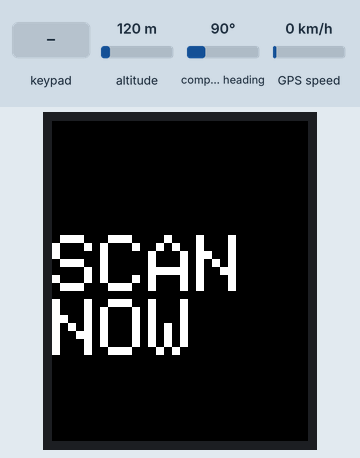
A sketch run on a simulated ESP32. Shown: 128×160 colour display. The test bench sets the inputs (shaded band); at power-on: altitude 120 m, compass heading 90°, GPS speed 0 km/h. The GPS gets a fix after 3 s at 37.7749, -122.4194 with 8 satellites; what the sketch prints to the serial monitor is not drawn.

Above: at 1.4 s.
1.5 s: keypad keys 2 7 1 4 2 1 3 3 # pressed 0.4 s apart
At 5.0 s:
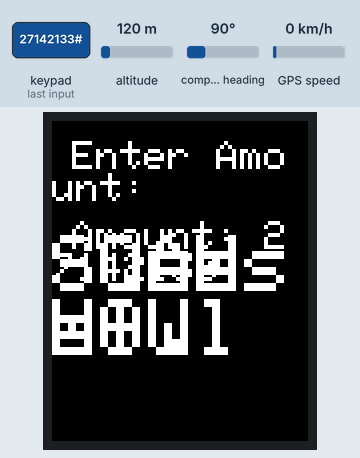
6.6 s: key '*' pressed
At 7.8 s:
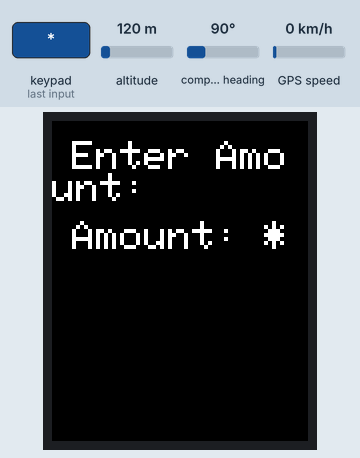
8.1 s: key '#' pressed
At 8.8 s:
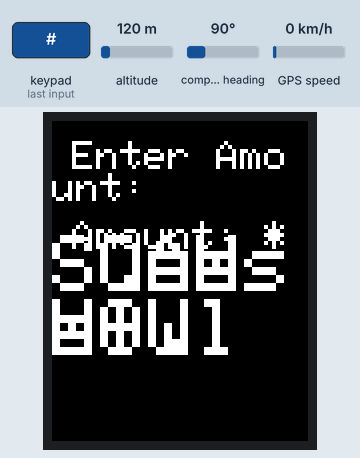
9.6 s: keypad keys 2 7 1 4 2 1 3 3 * pressed 0.4 s apart
At 14.0 s:
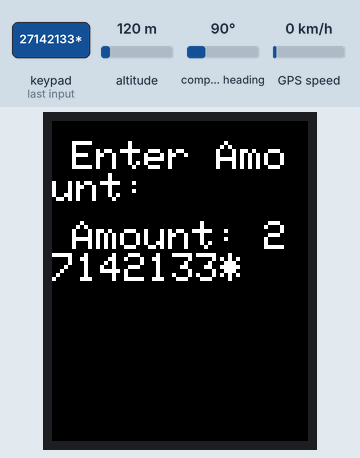
14.7 s: key 'A' pressed
At 15.3 s:
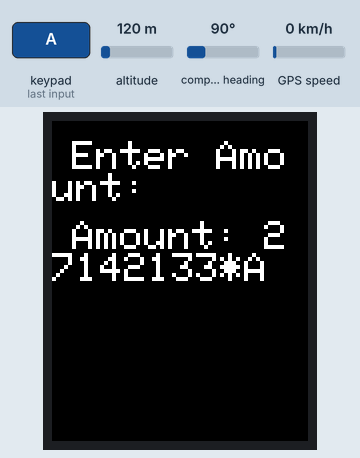
16.2 s: keypad keys 2 7 1 4 2 1 3 3 A pressed 0.4 s apart
At 20.3 s:
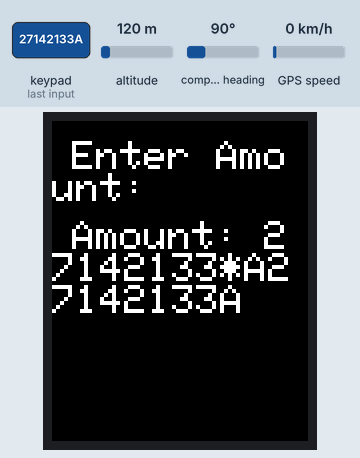
Timing chart, 0 to 21.8 s (numbered marks = the images above; inputs shaded):
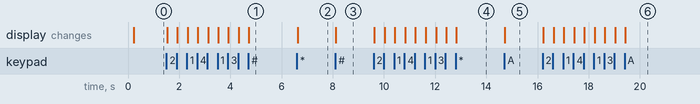

Measured:
- after the input at 1.5 s, the display: first changes at once (image 1 shows a later state)
- after the input at 6.6 s, the display: changes at once (image 2)
- after the input at 8.1 s, the display: first changes at once (image 3 shows a later state)
- after the input at 9.6 s, the display: first changes at once (image 4 shows a later state)
- after the input at 14.7 s, the display: changes at once (image 5)
- after the input at 16.2 s, the display: first changes at once (image 6 shows a later state)

The sketch:

test_file.ino
```cpp
#include <TinyGPS++.h> //https://github.com/mikalhart/TinyGPSPlus
#include <SoftwareSerial.h>
#include <Adafruit_GFX.h>    // Core graphics library
#include <Adafruit_ST7735.h> // Hardware-specific library for ST7735
#include <SPI.h>
#include <MFRC522.h>
#include <Keypad.h>

//Pin for ESP32
  #define TFT_CS         2  //case select connect to pin 5
  #define TFT_RST        15 //reset connect to pin 15
  #define TFT_DC         32 //AO connect to pin 32  (not sure that this is really used)  try pin 25
  #define TFT_MOSI       13 //Data = SDA connect to pin 23
  #define TFT_SCLK       12 //Clock = SCK connect to pin 18

#define SS_PIN 5
#define RST_PIN 0


//#define BL_PIN 3 5  // Backlight pin, adjust this according to your wiring

unsigned long lastActivityTime = 0;
bool screenActive = true;
#define SCREEN_TIMEOUT 300000 // 5 minutes in milliseconds

// Define the keypad matrix
const byte ROW_NUM    = 4; // four rows
const byte COLUMN_NUM = 4; // four columns

// Define the key mapping
char keys[ROW_NUM][COLUMN_NUM] = {
  {'1','4','7','*'},
  {'2','5','8','0'},
  {'3','6','9','#'},
  {'A','B','C','D'}
};

// Connect keypad ROW0, ROW1, ROW2 and ROW3 to these Arduino pins.
byte pin_rows[ROW_NUM] = {27, 14, 21, 33};

// Connect keypad COL0, COL1, COL2 and COL3 to these Arduino pins.
byte pin_column[COLUMN_NUM] = {2,4};

// Create the Keypad
Keypad keypad = Keypad(makeKeymap(keys), pin_rows, pin_column, ROW_NUM, COLUMN_NUM);


MFRC522 mfrc522(SS_PIN, RST_PIN); // Create MFRC522 instance.

int first = 0;
int counter = 0;
String uID;

// For ST7735-based displays, we will use this call
Adafruit_ST7735 tft = Adafruit_ST7735(TFT_CS, TFT_DC, TFT_MOSI, TFT_SCLK, TFT_RST);


SoftwareSerial mySerial(3, 1); //GPS (RX, TX)

String message_with_data;

// Variables for storing GPS Data
float latitude;
float longitude;
float speed;
float satellites;
String direction;


//static const int RXPin = 4, TXPin = 5;
static const uint32_t GPSBaud = 9600;

TinyGPSPlus gps;

//SoftwareSerial ss(RXPin, TXPin);

unsigned int move_index = 1;

void setup() {
  Serial.begin(115200);
   // Set console baud rate
  mySerial.begin(9600);
  Serial.println("GPS start");
  delay(10);


  // pinMode(BL_PIN, OUTPUT);
  //digitalWrite(BL_PIN, HIGH);  // Turn on the backlight initially

  // Use this initializer if using a 1.8" TFT screen:
  tft.initR(INITR_BLACKTAB);      // Init ST7735S chip, black tab
  Serial.println("Screen Initialized");


tft.fillScreen(ST77XX_BLACK);
int w = tft.width();
int h = tft.height();
Serial.print("width =");
Serial.println(w);
Serial.print("height =");
Serial.println(h);
//expecting 128 x 160


 SPI.begin();                // Init SPI bus
  mfrc522.PCD_Init();        // Init MFRC522 card
  // Enhance the MFRC522 Receiver Gain to maximum value of some 48 dB
  mfrc522.PCD_SetRegisterBitMask(mfrc522.RFCfgReg, (0x07 << 4));
  //Serial.println("Scan a MIFARE Classic PICC to demonstrate Value Blocks.");

}//end of void setup


void loop() {

Serial.println("SCAN NOW");

  tft.setCursor(0, 57);
  tft.setTextColor(ST77XX_WHITE);
  tft.setTextSize(4);
  tft.print("SCAN NOW"); // display "scan now" on device screen
Serial.println("SCAN NOW");

  checkcard(); // Waiting for user to scan card


tft.setCursor(0, 57);
  tft.setTextColor(ST77XX_WHITE);
  tft.setTextSize(3);
  tft.print(uID); // display caerd details on device screen


  getUserInput(); //Waits for user to enter amount and press the hash key, it also displays the amount

  tft.setCursor(0, 57);
  tft.setTextColor(ST77XX_WHITE);
  tft.setTextSize(4);
  tft.print("Sucessful"); // display "successful or failed" on device screen according to server message
Serial.println("Sucessful");


  while (mySerial.available() > 0)
  {
    if (gps.encode(mySerial.read()))
      displayInfo();
  }
/*
  Serial.print("LAT:  ");
  Serial.println(latitude, 6);  // float to x decimal places
  Serial.print("LONG: ");
  Serial.println(longitude, 6);

  //use latitude and longitude to send gps information to server
*/


  checkScreenTimeout();


    // Check if the keypad is pressed during screen timeout
  if (!screenActive && isKeypadPressed()) {
    //digitalWrite(BL_PIN, HIGH);  // Turn on the backlight
    Serial.println("Turn on the backlight");
    screenActive = true;
  }
}

bool isKeypadPressed() {
  char key = keypad.getKey();
  return key != NO_KEY;

/*
char key = keypad.getKey();

  if (key) {
    Serial.println("Key Pressed: " + String(key));
  }

  */

}


void displayInfo()
{

  if (gps.location.isValid() )
  {

    latitude = (gps.location.lat());     //Storing the Lat. and Lon.
    longitude = (gps.location.lng());

    Serial.print("LAT:  ");
    Serial.println(latitude, 6);  // float to x decimal places
   Serial.print("LONG: ");
   Serial.println(longitude, 6);

   // myMap.location(move_index, latitude, longitude, "GPS_Location");
    //speed = gps.speed.kmph();               //get speed


    direction = TinyGPSPlus::cardinal(gps.course.value()); // get the direction

    satellites = gps.satellites.value();    //get number of satellites

  }
}


void checkcard()
{
 // Prepare key - all keys are set to FFFFFFFFFFFFh at chip delivery from the factory.
  MFRC522::MIFARE_Key key;
  for (byte i = 0; i < 6; i++) {
    key.keyByte[i] = 0xFF;
  }
  // Look for new cards
  if ( ! mfrc522.PICC_IsNewCardPresent()) {
    return;
  }

  // Select one of the cards
  if ( ! mfrc522.PICC_ReadCardSerial()) {
    return;
  }
  // Now a card is selected. The UID and SAK is in mfrc522.uid.

  // Dump UID
  //Serial.print("Card UID:");


  int val1 = (mfrc522.uid.uidByte[0]);
  int val2 = (mfrc522.uid.uidByte[1]);
  int val3 = (mfrc522.uid.uidByte[2]);
  int val4 = (mfrc522.uid.uidByte[3]);

  String valA = String(val1);
  String valB = String(val2);
  String valC = String(val3);
  String valD = String(val4);
  uID = valA + valB + valC + valD;
  Serial.print(uID); //Display card UID
  Serial.println();

  counter = counter + 1;
  Serial.print(counter);

  //}
  Serial.println();

  // Halt PICC
  mfrc522.PICC_HaltA();

  // Stop encryption on PCD
  mfrc522.PCD_StopCrypto1();
  if (counter > first)
  { //delay ifs
    // enable w5100 SPI


      first++;
  }

}


void displayMessage(String message, String inputField) {
  tft.fillScreen(ST77XX_BLACK);
  tft.setCursor(10, 10);
  tft.setTextSize(2);
  tft.setTextColor(ST77XX_WHITE);
  tft.println(message);

  // Display input field
  tft.setCursor(10, 50);
  tft.setTextSize(2);
  tft.setTextColor(ST77XX_WHITE); // You can choose a different color
  tft.println(inputField);

  lastActivityTime = millis(); // Update the last activity time
  screenActive = true; // Set the screen as active
  //digitalWrite(BL_PIN, HIGH);  // Turn on the backlight
  Serial.println("Turn on the backlight");
}


String getUserInput() {
  String amount = "";
  char key;
  while (true) {
    key = keypad.getKey();
    if (key) {
      if (key == '#') {
        break;
      }
      amount += key;
      displayMessage("Enter Amount:", "Amount: " + amount);
    }
  }
  return amount;
}

void checkScreenTimeout() {
  if (millis() - lastActivityTime > SCREEN_TIMEOUT) {
    //digitalWrite(BL_PIN, LOW);  // Turn off the backlight
    screenActive = false; // Set the screen as inactive
    Serial.println("Turn off the backlight");
  }
}
```
